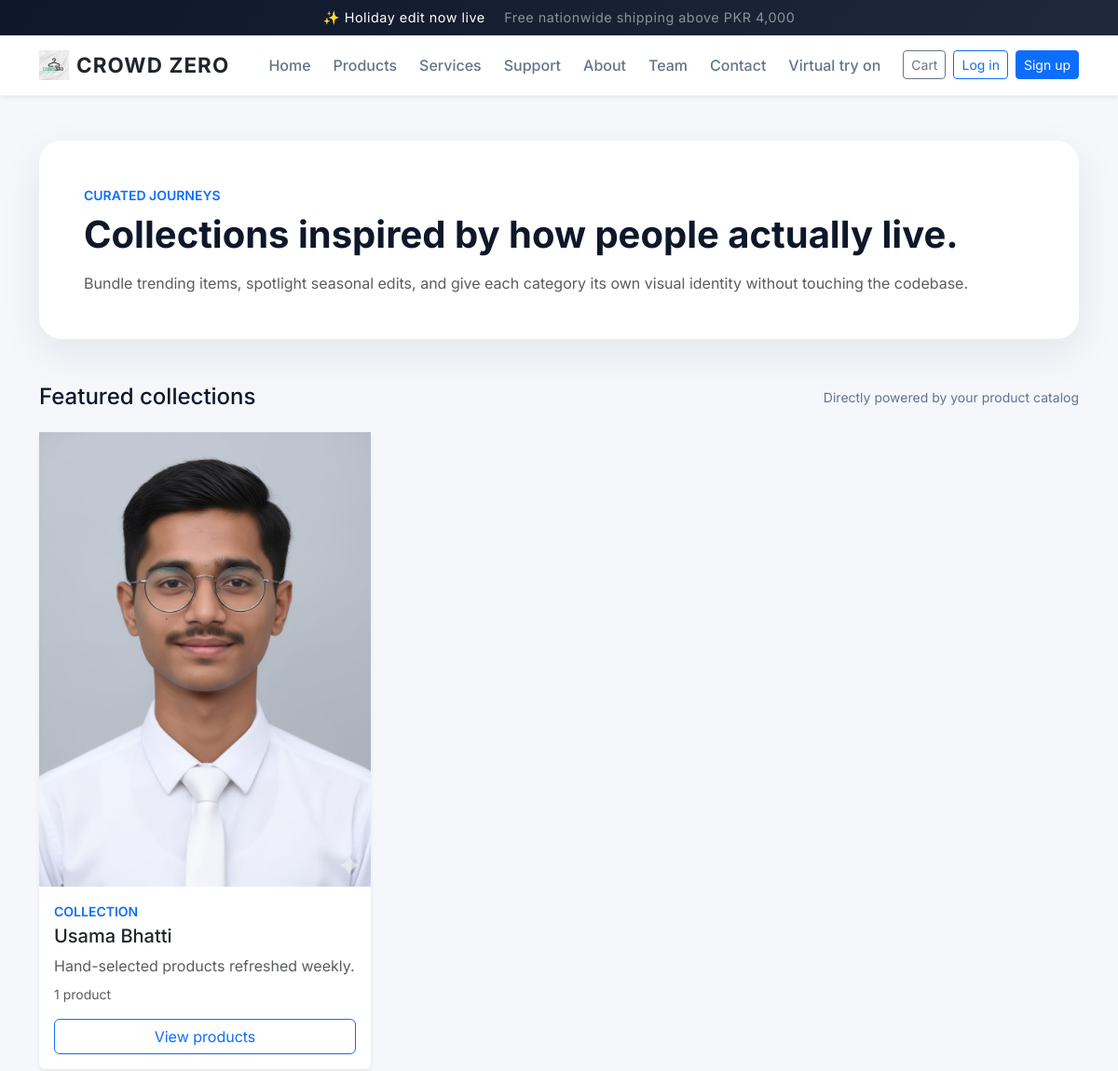
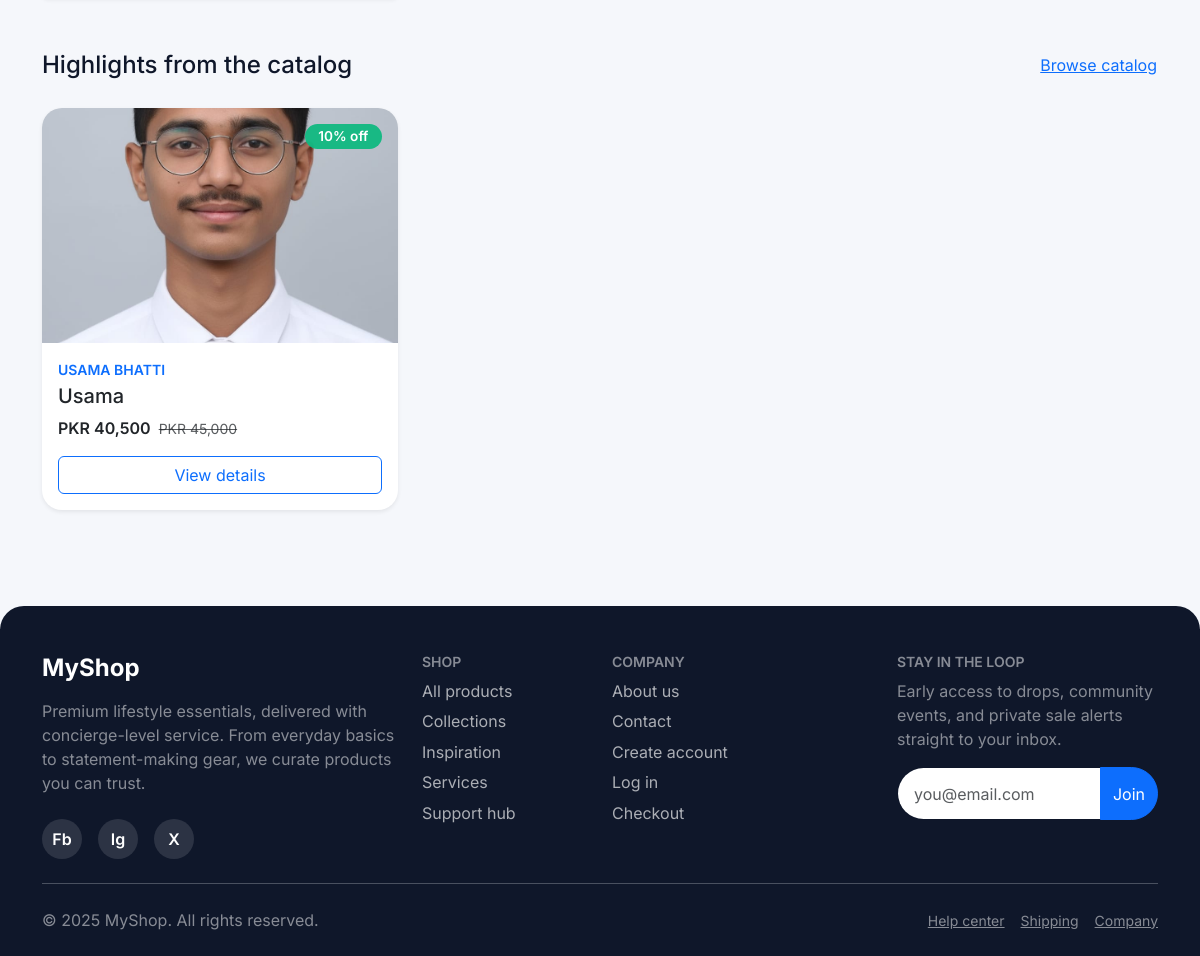
The page /e/collections.php on the database its author committed (2 pictures, top to bottom).
### tables this page shows
CREATE TABLE `products` (
  `id` int(11) NOT NULL,
  `name` varchar(255) NOT NULL,
  `category_id` int(11) NOT NULL,
  `image` text DEFAULT NULL,
  `color` varchar(20) DEFAULT '#3498db',
  `quantity` int(11) NOT NULL DEFAULT 0,
  `description` text DEFAULT NULL,
  `size` varchar(50) DEFAULT NULL,
  `price` decimal(10,2) NOT NULL,
  `delivery_price` decimal(10,2) DEFAULT 0.00,
  `return_days` varchar(50) DEFAULT '1 Days Return',
  `discount` decimal(5,2) DEFAULT 0.00,
  `created_at` timestamp NOT NULL DEFAULT current_timestamp(),
  `updated_at` timestamp NOT NULL DEFAULT current_timestamp() ON UPDATE current_timestamp()
);

CREATE TABLE `categories` (
  `id` int(11) NOT NULL,
  `name` varchar(255) NOT NULL,
  `created_at` timestamp NOT NULL DEFAULT current_timestamp(),
  `updated_at` timestamp NOT NULL DEFAULT current_timestamp() ON UPDATE current_timestamp()
);

### a/models/Database.php (called while the page is built)
<?php
class Database {
    private $host = "localhost";
    private $username = "root";
    private $password = "";
    private $database = "crowd_zero";
    private $connection;
    public function __construct() {
        try {
            $this->connection = new PDO(
                "mysql:host={$this->host};dbname={$this->database}",
                $this->username,
                $this->password,
                array(PDO::ATTR_ERRMODE => PDO::ERRMODE_EXCEPTION)
            );
            $this->connection->setAttribute(PDO::ATTR_ERRMODE, PDO::ERRMODE_EXCEPTION);
        } catch(PDOException $e) {
            error_log("Database Connection Failed: " . $e->getMessage());
            die(json_encode(["success" => false, "message" => "Database connection failed"]));
        }
    }
    public function getConnection() {
        return $this->connection;
    }
}
?>

### a/models/ProductModel.php (called while the page is built, shortened)
<?php
require_once __DIR__ . '/Database.php';
class ProductModel {
    private $db;
    private $table = "products";
    public function __construct() {
        $database = new Database();
        $this->db = $database->getConnection();
    }
    public function getAllProducts() {
        try {
            $query = "SELECT p.*, c.name as category_name
                     FROM {$this->table} p
                     LEFT JOIN categories c ON p.category_id = c.id
                     ORDER BY p.created_at DESC";
            $stmt = $this->db->prepare($query);
            $stmt->execute();
            return $stmt->fetchAll(PDO::FETCH_ASSOC);
        } catch(PDOException $e) {
            return [];
        }
    }
}
?>

### e/config.php (called while the page is built, shortened)
<?php
$baseDir = dirname(__DIR__);
require_once $baseDir . '/a/models/Database.php';
require_once $baseDir . '/a/models/ProductModel.php';
function getProductModel(): ProductModel {
    static $productModel = null;
    if ($productModel === null) {
        $productModel = new ProductModel();
    }
    return $productModel;
}
function format_price($value): string {
    return 'PKR ' . number_format((float)$value, 0);
}
function sanitize_path(string $path): string {
    $normalized = str_replace('\\', '/', trim($path));
    return preg_replace('#/+#', '/', $normalized);
}
function format_image_url(?string $path): string {
    $path = sanitize_path($path);
    while (strpos($path, '../') === 0) {
        $path = substr($path, 3);
    }
    if (strpos($path, 'uploads/') === 0) {
        $path = 'a/' . $path;
    } elseif (strpos($path, 'a/uploads/') !== 0) {
        $path = ltrim($path, '/');
        if (strpos($path, 'a/') !== 0) {
            $path = 'a/' . $path;
        }
    }
    $absolutePath = dirname(__DIR__) . '/' . $path;
    if (is_file($absolutePath)) {
        $webPath = ltrim($path, '/');
        if (strpos($webPath, 'a/') === 0) {
            return '../' . $webPath;
        }
        return $webPath;
    }
    return PLACEHOLDER_IMAGE;
}
function calculate_discounted_price(float $price, float $discount): float {
    return max(0, $price - ($price * $discount / 100));
}

### e/collections.php (the view)
<?php
include 'includes/header.php';
require_once __DIR__ . '/config.php';
$productModel = getProductModel();
$allProducts = $productModel->getAllProducts();
$collections = [];
foreach ($allProducts as $product) {
    $categoryName = $product['category_name'] ?? 'Featured picks';
    if (!isset($collections[$categoryName])) {
        $collections[$categoryName] = [
            'name' => $categoryName,
            'count' => 0,
            'cover' => null,
            'description' => 'Hand-selected products refreshed weekly.'
        ];
    }
    $collections[$categoryName]['count']++;
    $imageCandidate = format_image_url($product['image'] ?? '');
    if ($collections[$categoryName]['cover'] === null && $imageCandidate !== PLACEHOLDER_IMAGE) {
        $collections[$categoryName]['cover'] = $imageCandidate;
    }
}
$collections = array_values($collections);
$featuredCollections = array_slice($collections, 0, 6);
$highlightProducts = array_slice($allProducts, 0, 6);
?>
<section class="page-hero">
  <p class="text-uppercase text-primary small fw-semibold mb-2">Curated journeys</p>
  <h1 class="display-6 fw-bold mb-3">Collections inspired by how people actually live.</h1>
  <p class="text-muted mb-0">Bundle trending items, spotlight seasonal edits, and give each category its own visual identity without touching the codebase.</p>
</section>
<section class="mt-5">
  <div class="section-heading">
    <h2 class="h4 mb-0">Featured collections</h2>
    <small>Directly powered by your product catalog</small>
  </div>
  <?php if (empty($featuredCollections)): ?>
    <div class="alert alert-info mb-0">Add products with categories to auto-build editorial collections.</div>
  <?php else: ?>
    <div class="row g-4">
      <?php foreach ($featuredCollections as $collection): ?>
        <div class="col-sm-6 col-lg-4">
          <div class="card border-0 shadow-sm h-100">
            <?php if ($collection['cover']): ?>
              <img src="<?php echo htmlspecialchars($collection['cover']); ?>" class="product-thumb" alt="<?php echo htmlspecialchars($collection['name']); ?>" loading="lazy">
            <?php endif; ?>
            <div class="card-body">
              <p class="text-uppercase text-primary small fw-semibold mb-1">Collection</p>
              <h5 class="mb-2"><?php echo htmlspecialchars($collection['name']); ?></h5>
              <p class="text-muted mb-2"><?php echo htmlspecialchars($collection['description']); ?></p>
              <div class="text-muted small mb-3"><?php echo $collection['count']; ?> product<?php echo $collection['count'] === 1 ? '' : 's'; ?></div>
              <a href="products.php" class="btn btn-outline-primary w-100">View products</a>
            </div>
          </div>
        </div>
      <?php endforeach; ?>
    </div>
  <?php endif; ?>
</section>
<section class="mt-5">
  <div class="section-heading">
    <h2 class="h4 mb-0">Highlights from the catalog</h2>
    <a href="products.php" class="btn btn-link px-0">Browse catalog</a>
  </div>
  <?php if (empty($highlightProducts)): ?>
    <p class="text-muted">No products yet. Add items from the admin dashboard to showcase them here.</p>
  <?php else: ?>
    <div class="row g-4">
      <?php foreach ($highlightProducts as $product): ?>
        <?php
          $imageUrl = format_image_url($product['image'] ?? '');
          $price = (float)($product['price'] ?? 0);
          $discount = (float)($product['discount'] ?? 0);
          $finalPrice = calculate_discounted_price($price, $discount);
          $hasDiscount = $discount > 0;
        ?>
        <div class="col-sm-6 col-lg-4">
          <div class="product-card card border-0 h-100 shadow-sm">
            <div class="position-relative">
              <img src="<?php echo htmlspecialchars($imageUrl); ?>" class="product-thumb" alt="<?php echo htmlspecialchars($product['name'] ?? 'Product'); ?>" loading="lazy">
              <?php if ($hasDiscount): ?>
                <span class="badge discount-badge"><?php echo $discount; ?>% off</span>
              <?php endif; ?>
            </div>
            <div class="card-body">
              <p class="text-uppercase text-primary small fw-semibold mb-1"><?php echo htmlspecialchars($product['category_name'] ?? 'Featured'); ?></p>
              <h5 class="mb-2"><?php echo htmlspecialchars($product['name']); ?></h5>
              <div class="d-flex align-items-center gap-2 mb-3">
                <span class="fw-semibold"><?php echo format_price($finalPrice); ?></span>
                <?php if ($hasDiscount): ?>
                  <span class="text-muted text-decoration-line-through small"><?php echo format_price($price); ?></span>
                <?php endif; ?>
              </div>
              <a href="product_detail.php?id=<?php echo (int)$product['id']; ?>" class="btn btn-outline-primary w-100">View details</a>
            </div>
          </div>
        </div>
      <?php endforeach; ?>
    </div>
  <?php endif; ?>
</section>
<?php include 'includes/footer.php'; ?>

### e/css/style.css (style rules this page uses)
:root { --primary: #2563eb; --primary-soft: #dbeafe; --dark: #0f172a; --muted: #64748b; --surface: #ffffff; --surface-alt: #f5f7fb; --shadow: 0 15px 45px rgba(15, 23, 42, 0.08); --radius-lg: 1.5rem; --radius-md: 1rem; }
body, .site-body { background-color: var(--surface-alt); font-family: 'Inter', 'Segoe UI', Tahoma, Geneva, Verdana, sans-serif; color: var(--dark); min-height: 100vh; }
.section-heading { display: flex; justify-content: space-between; align-items: center; gap: 1rem; margin-bottom: 1.5rem; }
.section-heading small { color: var(--muted); }
.product-card { border-radius: 1.25rem; overflow: hidden; border: 1px solid rgba(15, 23, 42, 0.06); transition: transform 0.25s ease, box-shadow 0.25s ease; }
.product-card .product-thumb { width: 100%; height: 235px; object-fit: cover; background-color: #f8fafc; }
.product-card .card-body { display: flex; flex-direction: column; }
.product-thumb { background-color: #f8fafc; }
.discount-badge { position: absolute; top: 16px; right: 16px; background: rgba(16, 185, 129, 0.95); color: #ffffff; border-radius: 999px; padding: 0.35rem 0.85rem; font-size: 0.85rem; font-weight: 600; }
.page-hero { background: var(--surface); border-radius: var(--radius-lg); padding: clamp(1.8rem, 4vw, 3rem); box-shadow: var(--shadow); }

### rows shown on the page
products: category.name "Usama Bhatti", description "Hand-selected products refreshed weekly.", count "1", image (picture), discount "10", category.name "USAMA BHATTI", name "Usama", format_price($finalPrice) "PKR 40,500", price "PKR 45,000"

### other values the page prints
$item['label'] "Home"
$item['label'] "Products"
$item['label'] "Services"
$item['label'] "Support"
$item['label'] "About"
$item['label'] "Team"
$item['label'] "Contact"
$item['label'] "Virtual try on"
